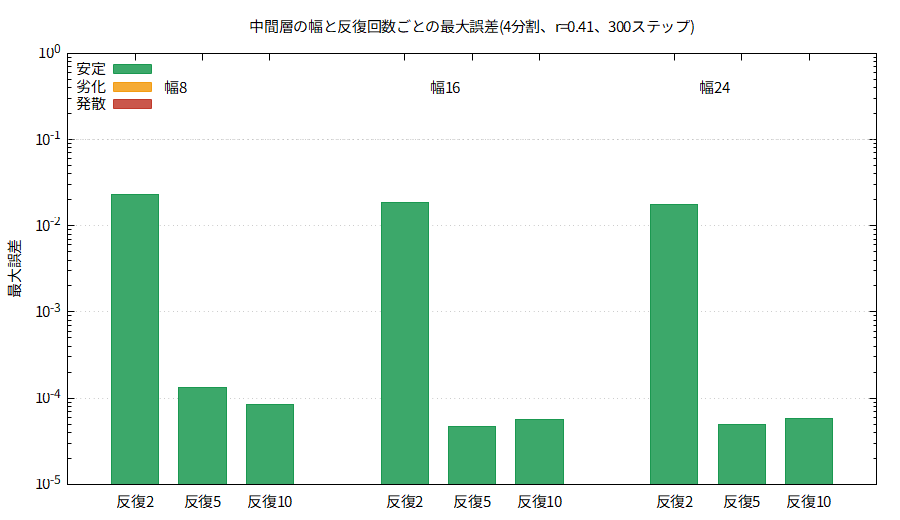

This chart was generated by the following gnuplot code:
# 図3 掃引2(4分割、r=0.41)幅×反復回数
set encoding utf8
set terminal pngcairo size 900,520 font "Noto Sans JP,11"
set output 'fig03_r041.png'
set title '中間層の幅と反復回数ごとの最大誤差(4分割、r=0.41、300ステップ)'
set ylabel '最大誤差'
set logscale y
set format y '10^{%L}'
set yrange [1e-5:1e0]
set xrange [0:12]
set xtics ('反復2' 1, '反復5' 2, '反復10' 3, '反復2' 5, '反復5' 6, '反復10' 7, '反復2' 9, '反復5' 10, '反復10' 11)
set label '幅8' at 1.6,4e-1 center
set label '幅16' at 5.6,4e-1 center
set label '幅24' at 9.6,4e-1 center
set grid ytics
set boxwidth 0.7
set style fill solid 0.85
set arrow from 0, first 10 to 12, first 10 nohead dt 3 lc rgb '#888888'
set arrow from 0, first 0.1 to 12, first 0.1 nohead dt 3 lc rgb '#bbbbbb'
set key top left
plot 'fig03_r041.dat' using ($3==0?$1:1/0):2 with boxes lc rgb '#1a9850' title '安定',      ''                  using ($3==1?$1:1/0):2 with boxes lc rgb '#f39c12' title '劣化',      ''                  using ($3==2?$1:1/0):2 with boxes lc rgb '#c0392b' title '発散'
